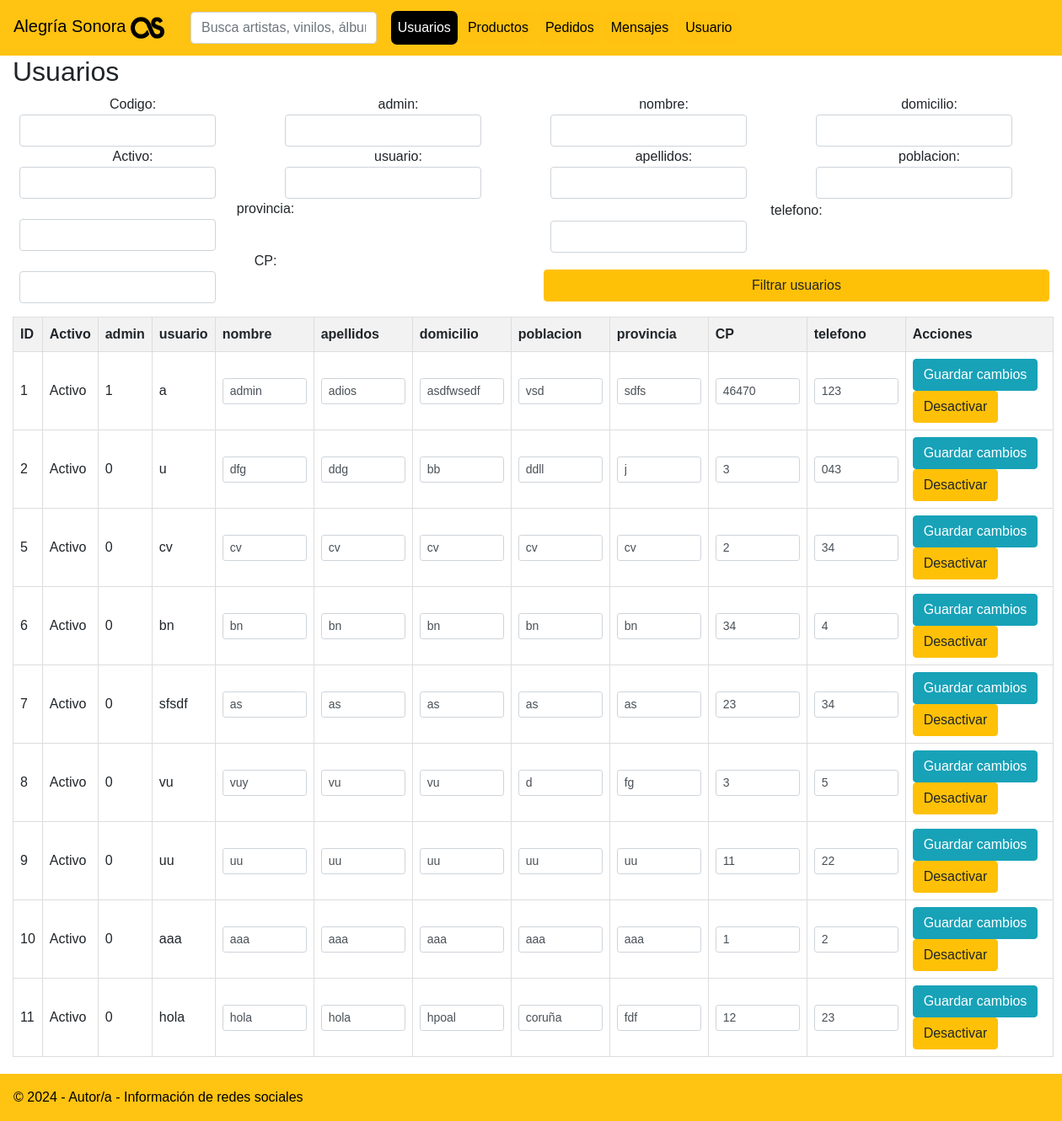
The page /src/main/webapp/admin/index.php (signed in) on the database its author committed.
### tables this page shows
CREATE TABLE `usuarios` (
  `codigo` int(11) NOT NULL AUTO_INCREMENT,
  `activo` int(11) DEFAULT NULL,
  `admin` int(11) DEFAULT NULL,
  `usuario` varchar(32) DEFAULT NULL,
  `clave` varchar(255) DEFAULT NULL,
  `nombre` varchar(64) DEFAULT NULL,
  `apellidos` varchar(128) DEFAULT NULL,
  `domicilio` varchar(128) DEFAULT NULL,
  `poblacion` varchar(64) DEFAULT NULL,
  `provincia` varchar(32) DEFAULT NULL,
  `cp` char(5) DEFAULT NULL,
  `telefono` char(9) DEFAULT NULL,
  PRIMARY KEY (`codigo`),
  UNIQUE KEY `usuario` (`usuario`)
);

### src/main/webapp/admin/baseDatos.php (called while the page is built, shortened)
<?php
function conectar() {
   $bbdd = mysqli_connect("localhost","root","root","daw");
   return $bbdd;
}
function filtrarUsuarios($query,$params,$types){
    $bbdd = conectar();
    if ($bbdd) {
        if ($consulta = mysqli_prepare($bbdd, $query)) {
            if (mysqli_stmt_execute($consulta)) {
                $resultado = mysqli_stmt_get_result($consulta);
            } else {
                echo "Error al ejecutar la consulta: " . mysqli_error($bbdd);
                $resultado = false;
            }
        } else {
            echo "Error al preparar la consulta: " . mysqli_error($bbdd);
            $resultado = false;
        }
    } else {
        echo "Error al conectar a la base de datos.";
        $resultado = false;
    }
    return $resultado;
}
?>

### src/main/webapp/admin/index.php (the view, shortened to what this page needs)
<!DOCTYPE html>
<html lang="en">
<head>
    <link rel="stylesheet" href="https://stackpath.bootstrapcdn.com/bootstrap/4.1.3/css/bootstrap.min.css"
>
    <link rel="stylesheet" href="https://cdnjs.cloudflare.com/ajax/libs/font-awesome/6.5.1/css/all.min.css"
>
    <link rel="stylesheet" type="text/css" href="./css/styleUsuarios.css">
</head>
<body>
<?php session_start();
 require_once('baseDatos.php');
 if (isset($_SESSION['userid'])) {
?>
    <mi-menu></mi-menu>
    <div class="container col">
        <h2>Usuarios</h2>
        <div class="form-group row">
        <form class="form-inline" method="post" action="index.php">
            <div class="col-sm">
              <label for="codigo">Codigo:</label><input type="text" name="codigo" class="form-control mx-2">
              <label for="activo">Activo:</label><input type="text" name="activo" class="form-control mx-2">
            </div>
            <div class="col-sm">
              <label for="admin">admin:</label><input type="text" name="admin" class="form-control mx-2">
              <label for="usuario">usuario:</label><input type="text" name="usuario" class="form-control mx-2">
            </div>
            <div class="col-sm">
              <label for="nombre">nombre:</label><input type="text" name="nombre" class="form-control mx-2">
              <label for="apellidos">apellidos:</label><input type="text" name="apellidos" class="form-control mx-2">
            </div>
            <div class="col-sm">
              <label for="domicilio">domicilio:</label><input type="text" name="domicilio" class="form-control mx-2">
              <label for="poblacion">poblacion:</label><input type="text" name="poblacion" class="form-control mx-2">
            </div>
            <div class="col-sm">
              <label for="provincia">provincia:</label><input type="text" name="provincia" class="form-control mx-2">
              <label for="cp">CP:</label><input type="text" name="cp" class="form-control mx-2">
            </div>
            <div class="col-sm">
              <label for="telefono">telefono:</label><input type="text" name="telefono" class="form-control mx-2">
              <button type="submit" class="btn btn-warning btn-block" style="margin-top: 20px">Filtrar usuarios</button>
            </div>
          </form>
        </div>
        <table class="userTable">
          <thead>
            <tr>
              <th>ID</th>
              <th>Activo</th>
              <th>admin</th>
              <th>usuario</th>
              <th>nombre</th>
              <th>apellidos</th>
              <th>domicilio</th>
              <th>poblacion</th>
              <th>provincia</th>
              <th>CP</th>
              <th>telefono</th>
              <th>Acciones</th>
            </tr>
          </thead>
          <tbody>
          <?php
$query = "SELECT * FROM usuarios WHERE 1=1";
$params = [];
$types = "";
   $resultados = filtrarUsuarios($query,$params,$types);
   while ($fila = mysqli_fetch_row($resultados)) {
   ?>
            <tr>
            <form method="post" action="modificarUsuarios.php">
              <td><?php echo $fila[0];?></td>
              <td><?php echo ($fila[1] == 1) ? 'Activo' : 'Inactivo'; ?></td>
              <td><?php echo $fila[2];?></td>
              <td><?php echo $fila[3];?></td>
              <td><input type="text" name="nombre" class="form-control form-control-sm" value="<?php echo $fila[5];?>"></td>
              <td><input type="text" name="apellidos" class="form-control form-control-sm" value="<?php echo $fila[6];?>"></td>
              <td><input type="text" name="domicilio" class="form-control form-control-sm" value="<?php echo $fila[7];?>"></td>
              <td><input type="text" name="poblacion" class="form-control form-control-sm" value="<?php echo $fila[8];?>"></td>
              <td><input type="text" name="provincia" class="form-control form-control-sm" value="<?php echo $fila[9];?>"></td>
              <td><input type="text" name="cp" class="form-control form-control-sm" value="<?php echo $fila[10];?>"></td>
              <td><input type="text" name="telefono" class="form-control form-control-sm" value="<?php echo $fila[11];?>"></td>
                <td>
                <button type="submit" name="modificar" class="btn btn-info">Guardar cambios</button>
            </form>
                <form method="post" action="desactivarUsuario.php" class="inline-form">
                  <button type="submit" name="desactivar" class="btn btn-warning">
                    <?php echo ($fila[1] == 1) ? 'Desactivar' : 'Activar'; ?>
                  </button>
                </form>
            </tr>
            <?php
   }
   ?>
          </tbody>
        </table>
      </div>
    <mi-pie></mi-pie>
    <?php
} else {
  header('Location: ../indexAdmin.php');
}
?>
</body>
</html>

### src/main/webapp/admin/css/styleUsuarios.css (style rules this page uses)
body { font-family: Arial, sans-serif; }
table { width: 100%; border-collapse: collapse; margin-bottom: 20px; }
th, td { border: 1px solid #ddd; padding: 8px; text-align: left; }
th { background-color: #f2f2f2; }
button { margin-right: 10px; }

### src/main/webapp/admin/index.php (style rules this page uses)
.inline-form { display: inline; }
.form-control-sm { width: 100px; }

### rows shown on the page
usuarios: codigo "1", activo "Activo", admin "1", usuario "a", nombre "admin", apellidos "adios", domicilio "asdfwsedf", poblacion "vsd", provincia "sdfs", cp "46470", telefono "123"
usuarios: codigo "2", activo "Activo", admin "0", usuario "u", nombre "dfg", apellidos "ddg", domicilio "bb", poblacion "ddll", provincia "j", cp "3", telefono "043"
usuarios: codigo "5", activo "Activo", admin "0", usuario "cv", nombre "cv", apellidos "cv", domicilio "cv", poblacion "cv", provincia "cv", cp "2", telefono "34"
usuarios: codigo "6", activo "Activo", admin "0", usuario "bn", nombre "bn", apellidos "bn", domicilio "bn", poblacion "bn", provincia "bn", cp "34", telefono "4"
usuarios: codigo "7", activo "Activo", admin "0", usuario "sfsdf", nombre "as", apellidos "as", domicilio "as", poblacion "as", provincia "as", cp "23", telefono "34"
usuarios: codigo "8", activo "Activo", admin "0", usuario "vu", nombre "vuy", apellidos "vu", domicilio "vu", poblacion "d", provincia "fg", cp "3", telefono "5"
usuarios: codigo "9", activo "Activo", admin "0", usuario "uu", nombre "uu", apellidos "uu", domicilio "uu", poblacion "uu", provincia "uu", cp "11", telefono "22"
usuarios: codigo "10", activo "Activo", admin "0", usuario "aaa", nombre "aaa", apellidos "aaa", domicilio "aaa", poblacion "aaa", provincia "aaa", cp "1", telefono "2"
usuarios: codigo "11", activo "Activo", admin "0", usuario "hola", nombre "hola", apellidos "hola", domicilio "hpoal", poblacion "coruña", provincia "fdf", cp "12", telefono "23"
